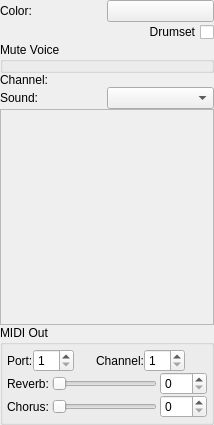
<?xml version="1.0" encoding="UTF-8"?>
<ui version="4.0">
 <class>MixerDetails</class>
 <widget class="QWidget" name="MixerDetails">
  <property name="geometry">
   <rect>
    <x>0</x>
    <y>0</y>
    <width>214</width>
    <height>425</height>
   </rect>
  </property>
  <layout class="QVBoxLayout" name="verticalLayout_7">
   <property name="spacing">
    <number>0</number>
   </property>
   <property name="leftMargin">
    <number>0</number>
   </property>
   <property name="topMargin">
    <number>0</number>
   </property>
   <property name="rightMargin">
    <number>0</number>
   </property>
   <property name="bottomMargin">
    <number>0</number>
   </property>
   <item>
    <layout class="QGridLayout" name="r1">
     <item row="5" column="1">
      <widget class="QComboBox" name="patchCombo">
       <property name="sizePolicy">
        <sizepolicy hsizetype="Expanding" vsizetype="Fixed">
         <horstretch>0</horstretch>
         <verstretch>0</verstretch>
        </sizepolicy>
       </property>
       <property name="minimumSize">
        <size>
         <width>100</width>
         <height>0</height>
        </size>
       </property>
       <property name="toolTip">
        <string>Sound name</string>
       </property>
      </widget>
     </item>
     <item row="1" column="1">
      <widget class="Awl::ColorLabel" name="trackColorLabel">
       <property name="minimumSize">
        <size>
         <width>100</width>
         <height>20</height>
        </size>
       </property>
       <property name="toolTip">
        <string>Track color</string>
       </property>
      </widget>
     </item>
     <item row="2" column="0" colspan="2">
      <widget class="QCheckBox" name="drumkitCheck">
       <property name="sizePolicy">
        <sizepolicy hsizetype="Preferred" vsizetype="Fixed">
         <horstretch>0</horstretch>
         <verstretch>0</verstretch>
        </sizepolicy>
       </property>
       <property name="layoutDirection">
        <enum>Qt::LayoutDirection::RightToLeft</enum>
       </property>
       <property name="text">
        <string>Drumset</string>
       </property>
      </widget>
     </item>
     <item row="4" column="0">
      <widget class="QLabel" name="labelChannel">
       <property name="text">
        <string>Channel:</string>
       </property>
      </widget>
     </item>
     <item row="5" column="0">
      <widget class="QLabel" name="labelPatch">
       <property name="text">
        <string>Sound:</string>
       </property>
      </widget>
     </item>
     <item row="4" column="1">
      <widget class="QLabel" name="channelLabel">
       <property name="toolTip">
        <string>Channel name</string>
       </property>
       <property name="text">
        <string/>
       </property>
      </widget>
     </item>
     <item row="1" column="0">
      <widget class="QLabel" name="labelColor">
       <property name="sizePolicy">
        <sizepolicy hsizetype="Expanding" vsizetype="Preferred">
         <horstretch>0</horstretch>
         <verstretch>0</verstretch>
        </sizepolicy>
       </property>
       <property name="text">
        <string>Color:</string>
       </property>
      </widget>
     </item>
     <item row="3" column="0" colspan="2">
      <widget class="QGroupBox" name="mutePerVoiceBox">
       <property name="title">
        <string>Mute Voice</string>
       </property>
       <layout class="QVBoxLayout" name="verticalLayout_2">
        <property name="spacing">
         <number>0</number>
        </property>
        <property name="leftMargin">
         <number>0</number>
        </property>
        <property name="topMargin">
         <number>4</number>
        </property>
        <property name="rightMargin">
         <number>0</number>
        </property>
        <property name="bottomMargin">
         <number>4</number>
        </property>
        <item>
         <layout class="QVBoxLayout" name="mutePerVoiceArea">
          <property name="spacing">
           <number>0</number>
          </property>
          <property name="leftMargin">
           <number>0</number>
          </property>
          <property name="topMargin">
           <number>0</number>
          </property>
          <property name="rightMargin">
           <number>0</number>
          </property>
          <property name="bottomMargin">
           <number>0</number>
          </property>
         </layout>
        </item>
       </layout>
      </widget>
     </item>
    </layout>
   </item>
   <item>
    <widget class="QWidget" name="r2" native="true">
     <property name="sizePolicy">
      <sizepolicy hsizetype="Preferred" vsizetype="Expanding">
       <horstretch>0</horstretch>
       <verstretch>0</verstretch>
      </sizepolicy>
     </property>
     <layout class="QVBoxLayout" name="verticalLayout_3">
      <property name="spacing">
       <number>0</number>
      </property>
      <property name="leftMargin">
       <number>0</number>
      </property>
      <property name="topMargin">
       <number>0</number>
      </property>
      <property name="rightMargin">
       <number>0</number>
      </property>
      <property name="bottomMargin">
       <number>0</number>
      </property>
      <item>
       <widget class="QScrollArea" name="scrollArea">
        <property name="widgetResizable">
         <bool>true</bool>
        </property>
        <widget class="QWidget" name="scrollAreaWidgetContents">
         <property name="geometry">
          <rect>
           <x>0</x>
           <y>0</y>
           <width>212</width>
           <height>191</height>
          </rect>
         </property>
         <layout class="QGridLayout" name="gridLayout">
          <property name="leftMargin">
           <number>0</number>
          </property>
          <property name="topMargin">
           <number>0</number>
          </property>
          <property name="rightMargin">
           <number>0</number>
          </property>
          <property name="bottomMargin">
           <number>0</number>
          </property>
          <property name="spacing">
           <number>0</number>
          </property>
          <item row="0" column="0">
           <widget class="QWidget" name="cs" native="true">
            <layout class="QVBoxLayout" name="verticalLayout_8">
             <property name="spacing">
              <number>0</number>
             </property>
             <item alignment="Qt::AlignmentFlag::AlignTop">
              <widget class="QWidget" name="channelsArea" native="true"/>
             </item>
            </layout>
           </widget>
          </item>
         </layout>
        </widget>
       </widget>
      </item>
     </layout>
    </widget>
   </item>
   <item>
    <widget class="QGroupBox" name="r3">
     <property name="toolTip">
      <string>MIDI OUT controllers</string>
     </property>
     <property name="title">
      <string notr="true">MIDI Out</string>
     </property>
     <layout class="QVBoxLayout" name="verticalLayout">
      <property name="spacing">
       <number>0</number>
      </property>
      <property name="leftMargin">
       <number>4</number>
      </property>
      <property name="topMargin">
       <number>4</number>
      </property>
      <property name="rightMargin">
       <number>4</number>
      </property>
      <property name="bottomMargin">
       <number>4</number>
      </property>
      <item>
       <layout class="QGridLayout" name="gridLayout_5">
        <property name="horizontalSpacing">
         <number>3</number>
        </property>
        <property name="verticalSpacing">
         <number>0</number>
        </property>
        <item row="2" column="0">
         <widget class="QLabel" name="labelChorus">
          <property name="text">
           <string>Chorus:</string>
          </property>
         </widget>
        </item>
        <item row="1" column="1">
         <widget class="QSlider" name="reverbSlider">
          <property name="minimumSize">
           <size>
            <width>75</width>
            <height>0</height>
           </size>
          </property>
          <property name="toolTip">
           <string>MIDI OUT reverb</string>
          </property>
          <property name="maximum">
           <number>127</number>
          </property>
          <property name="orientation">
           <enum>Qt::Orientation::Horizontal</enum>
          </property>
          <property name="tickPosition">
           <enum>QSlider::TickPosition::NoTicks</enum>
          </property>
         </widget>
        </item>
        <item row="2" column="1">
         <widget class="QSlider" name="chorusSlider">
          <property name="minimumSize">
           <size>
            <width>75</width>
            <height>0</height>
           </size>
          </property>
          <property name="toolTip">
           <string>MIDI OUT chorus</string>
          </property>
          <property name="maximum">
           <number>127</number>
          </property>
          <property name="orientation">
           <enum>Qt::Orientation::Horizontal</enum>
          </property>
          <property name="tickPosition">
           <enum>QSlider::TickPosition::NoTicks</enum>
          </property>
         </widget>
        </item>
        <item row="0" column="0" colspan="3">
         <layout class="QGridLayout" name="gridLayout_3">
          <property name="spacing">
           <number>0</number>
          </property>
          <item row="0" column="1">
           <widget class="QSpinBox" name="portSpinBox">
            <property name="toolTip">
             <string>MIDI port number</string>
            </property>
            <property name="minimum">
             <number>1</number>
            </property>
            <property name="maximum">
             <number>16</number>
            </property>
           </widget>
          </item>
          <item row="0" column="5">
           <spacer name="horizontalSpacer_2">
            <property name="orientation">
             <enum>Qt::Orientation::Horizontal</enum>
            </property>
            <property name="sizeHint" stdset="0">
             <size>
              <width>40</width>
              <height>20</height>
             </size>
            </property>
           </spacer>
          </item>
          <item row="0" column="4">
           <widget class="QSpinBox" name="channelSpinBox">
            <property name="toolTip">
             <string>MIDI channel number</string>
            </property>
            <property name="minimum">
             <number>1</number>
            </property>
            <property name="maximum">
             <number>16</number>
            </property>
           </widget>
          </item>
          <item row="0" column="2">
           <spacer name="horizontalSpacer">
            <property name="orientation">
             <enum>Qt::Orientation::Horizontal</enum>
            </property>
            <property name="sizeHint" stdset="0">
             <size>
              <width>40</width>
              <height>20</height>
             </size>
            </property>
           </spacer>
          </item>
          <item row="0" column="0">
           <widget class="QLabel" name="labelPort">
            <property name="text">
             <string>Port:</string>
            </property>
           </widget>
          </item>
          <item row="0" column="3">
           <widget class="QLabel" name="labelChannel_2">
            <property name="text">
             <string>Channel:</string>
            </property>
           </widget>
          </item>
         </layout>
        </item>
        <item row="1" column="0">
         <widget class="QLabel" name="labelReverb">
          <property name="text">
           <string>Reverb:</string>
          </property>
         </widget>
        </item>
        <item row="1" column="2">
         <widget class="QDoubleSpinBox" name="reverbSpinBox">
          <property name="toolTip">
           <string>MIDI OUT reverb</string>
          </property>
          <property name="decimals">
           <number>0</number>
          </property>
          <property name="maximum">
           <double>127.000000000000000</double>
          </property>
         </widget>
        </item>
        <item row="2" column="2">
         <widget class="QDoubleSpinBox" name="chorusSpinBox">
          <property name="toolTip">
           <string>MIDI OUT chorus</string>
          </property>
          <property name="decimals">
           <number>0</number>
          </property>
          <property name="maximum">
           <double>127.000000000000000</double>
          </property>
         </widget>
        </item>
       </layout>
      </item>
     </layout>
    </widget>
   </item>
  </layout>
 </widget>
 <customwidgets>
  <customwidget>
   <class>Awl::ColorLabel</class>
   <extends>QPushButton</extends>
   <header>awl/colorlabel.h</header>
   <container>1</container>
  </customwidget>
 </customwidgets>
 <resources/>
 <connections/>
</ui>
